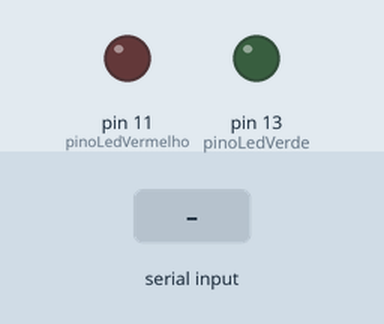
A sketch run on a simulated Arduino Uno, built with avr-gcc and run on an emulated ATmega328P. Shown: output pins drawn as LEDs (lit = HIGH). The inputs (shaded band) are chosen by the test bench.

Above: at 1.2 s.
1.3 s: "2\n" received over Serial
At 1.45 s:
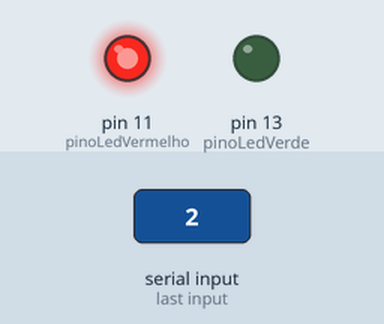
At 2.65 s:
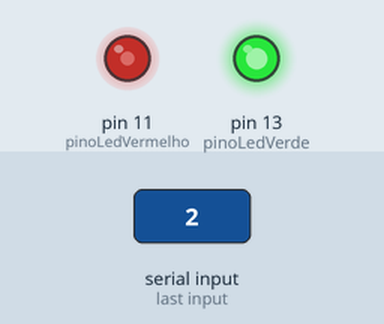
4.3 s: "0\n" received over Serial
At 7.1 s:
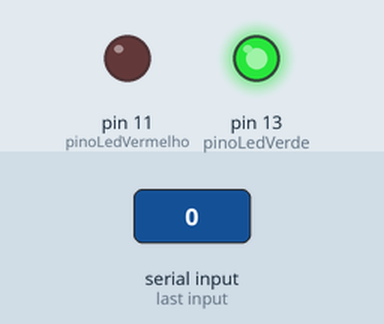
Timing chart, 0 to 8.6 s (numbered marks = the images above; inputs shaded):
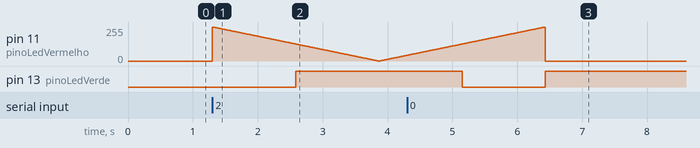

Measured:
- after the input at 1.3 s, pin 13 (pinoLedVerde): LOW → HIGH after 1.3 s
- by itself, pin 11 (pinoLedVermelho): rises from 43/255 to 255/255 in 2.1 s, then falls to 0/255 in 0.01 s

The sketch:

experimento-2.ino
```cpp
int pinoLedVerde = 13;
int pinoLedVermelho = 11;
int valor = 0;

void setup() {
  pinMode(pinoLedVerde, OUTPUT);
  pinMode(pinoLedVermelho, OUTPUT);
  Serial.begin(9600);
}

void loop() {
  if (Serial.available() > 0) {
    valor = Serial.parseInt();

    if (valor == 0) {
      digitalWrite(pinoLedVerde, HIGH);
      digitalWrite(pinoLedVermelho, LOW);
    } else if (valor == 1) {
      digitalWrite(pinoLedVerde, LOW);
      digitalWrite(pinoLedVermelho, HIGH);
    } else if (valor == 2) {
      fadeLEDs();
    }
  }
}

void fadeLEDs() {
  for (int brilho = 0; brilho <= 255; brilho++) {
    analogWrite(pinoLedVerde, brilho);
    analogWrite(pinoLedVermelho, 255 - brilho);
    delay(10);
  }

  for (int brilho = 255; brilho >= 0; brilho--) {
    analogWrite(pinoLedVerde, brilho);
    analogWrite(pinoLedVermelho, 255 - brilho);
    delay(10);
  }
}
```
